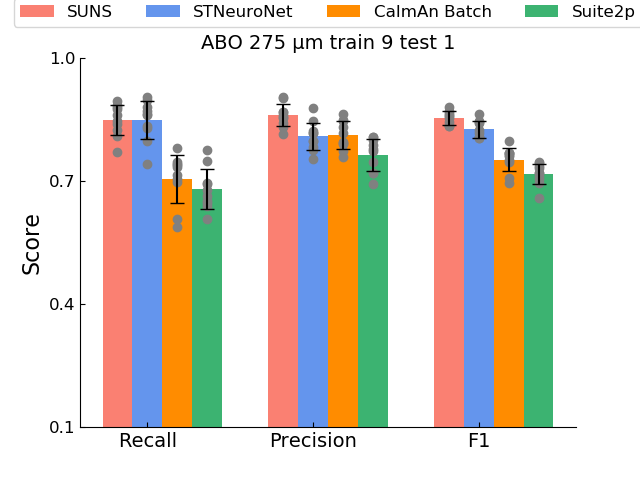

Source code (Python):
# from Output_Info_All_cal.mat for every kind of data
# the mat file includes list_Recall, list_Precision, list_F1, list_time,list_time_frame
# a list_F1 includes n scores, n=6 or n=10 maybe

# legend: method name
# x: Recall Precision F1
# data: calculated mean value and std, for R, P, F1
import os
import numpy as np
import matplotlib.pyplot as plt
from scipy.io import loadmat

x_labels = ['Recall', 'Precision', 'F1']
y_labels = ['SUNS', 'STNeuroNet', 'CaImAn Batch', 'Suite2p']
file_names = ['SUNS noSF output_masks', 'STNeuroNet FinalMasks', 'CaImAn Batch Masks', 'Suite2p Masks']

# 1. get results and cal mean, std
# from list_Recall, list_Precision, list_F1, we can get a mean value and a std value (error bar), n=6 or n=10
# we get 4 methods results with a mean and a std value for every method
Recall_tmp = []
Precision_tmp = []
F1_tmp = []

for i in range(len(file_names)):
    res_file = os.path.join(".", file_names[i], "Output_Info_All_cal.mat")
    mat = loadmat(res_file)
    list_Recall = np.array(mat["list_Recall"])
    list_Precision = np.array(mat["list_Precision"])
    list_F1 = np.array(mat["list_F1"])
    list_time = np.array(mat["list_time"])
    list_time_frame = np.array(mat["list_time_frame"])
    Recall_tmp.append(np.squeeze(list_Recall))
    Precision_tmp.append(np.squeeze(list_Precision))
    F1_tmp.append(np.squeeze(list_F1))

# [4, 10] ndarray, 4 methods, 10 data points
Recall = np.array(Recall_tmp)
Precision = np.array(Precision_tmp)
F1 = np.array(F1_tmp)

# cal avg and std
Recall_avg = np.mean(Recall, axis=1)
Recall_std = np.std(Recall, axis=1)

Precision_avg = np.mean(Precision, axis=1)
Precision_std = np.std(Precision, axis=1)

F1_avg = np.mean(F1, axis=1)
F1_std = np.std(F1, axis=1)

# 2. plot
x = np.arange(len(x_labels))
fig, ax = plt.subplots()
width = 0.18
# https://www.matplotlib.net/stable/gallery/color/named_colors.html
colors = ['salmon', 'cornflowerblue', 'darkorange', 'mediumseagreen']
for i in range(len(Recall_avg)):
    ax.bar(x - width + i * width, [Recall_avg[i], Precision_avg[i], F1_avg[i]], width, label=y_labels[i], zorder=1, color = colors[i])
    ax.errorbar(x - width + i * width, [Recall_avg[i], Precision_avg[i], F1_avg[i]],
                yerr=[Recall_std[i], Precision_std[i], F1_std[i]], fmt=',', capsize=5, color='black', zorder=3)
    for j in range(len(Recall[0])):
        ax.scatter(x - width + i * width, [Recall[i][j], Precision[i][j], F1[i][j]], color='gray', marker='o', zorder=2)
# 设置横坐标标签和刻度
fontsize = 14
ax.set_xticks(x)
ax.set_xticklabels(x_labels, fontsize=fontsize)
ax.set_ylim(0.1, 1)
plt.yticks([0.1, 0.4, 0.7, 1], fontsize=fontsize - 2)
ax.set_ylabel("Score", fontsize=fontsize + 2)

# 添加图例
ax.legend(ncol=4, loc="upper center", bbox_to_anchor=(0.5, 1.16), fontsize=fontsize - 2, borderaxespad=0.)

ax.spines['right'].set_visible(False)
ax.spines['top'].set_visible(False)
ax.tick_params(direction='in')
# ax.tick_params(axis='x', direction='in', grid_alpha=0.5)

ax.set_title('ABO 275 μm train 9 test 1', fontsize=fontsize)

# 保存或显示图形
plt.savefig("2_cal_F1_step2.png")
plt.show()
